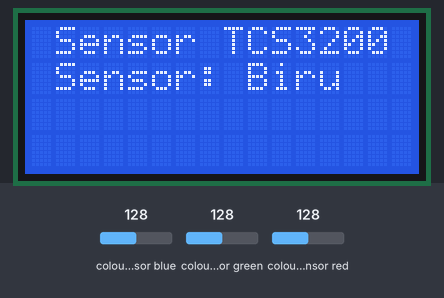
The sketch below on a simulated Arduino Uno, built with avr-gcc and run on an emulated ATmega328P. On the bench: 16×4 character LCD. Wiring (inferred from the names in the program): TCS3200 colour sensor: output pin 10; S2 pin 11; S3 pin 12; S0 pin 8; S1 pin 9. The inputs (shaded band) are chosen by the test bench; at power-on: colour sensor blue 128, colour sensor red 128, colour sensor green 128. What the sketch prints to the serial monitor is not drawn.

Above: at 1.2 s.
1.3 s: colour sensor blue set to 64
At 2.4 s:
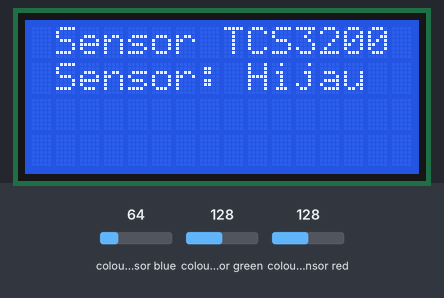
3.0 s: colour sensor red set to 191
At 4.6 s:
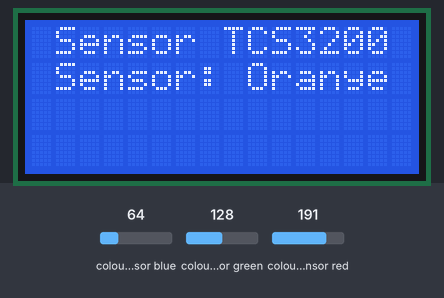
4.9 s: colour sensor blue set to 128
At 5.7 s:
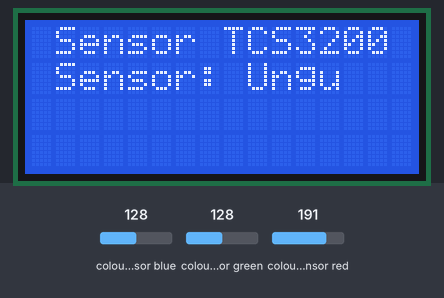
6.9 s: colour sensor red set to 128
At 7.7 s:
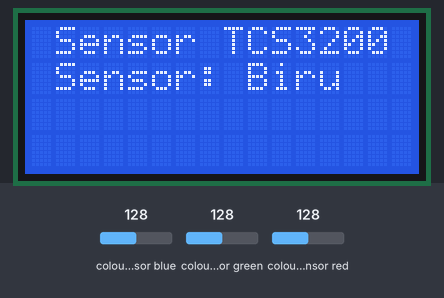
8.8 s: colour sensor green set to 64
At 9.7 s:
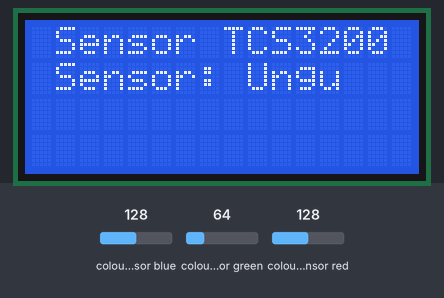
Timing chart, 0 to 11.7 s (numbered marks = the images above; inputs shaded):
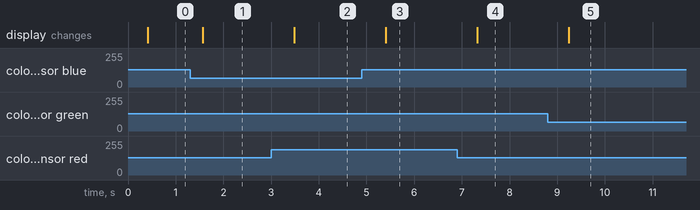

Measured:
- after the input at 1.3 s, the display: changes after 0.26 s (image 1)
- after the input at 3.0 s, the display: changes after 0.49 s (image 2)
- after the input at 4.9 s, the display: changes after 0.51 s (image 3)
- after the input at 6.9 s, the display: changes after 0.42 s (image 4)
- after the input at 8.8 s, the display: changes after 0.44 s (image 5)

The sketch:

ALPENA.ino
```cpp
// ALPENA
// Alat Pendeteksi Warna
// Modified by: Fatih Raka Ksatria


#include <LiquidCrystal_I2C.h>

LiquidCrystal_I2C lcd(0x3f,16,4);

#define S0 8
#define S1 9
#define S2 11
#define S3 12
#define sensorOut 10
byte frequency = 0;
byte a=0;
byte b=0;
byte c=0;

//set nilai kalibrasi tiap warna
byte Ra=25;
byte Rb=90;
byte Rc=70;

byte Ga=47;
byte Gb=40;
byte Gc=55;

byte Ba=43;
byte Bb=44;
byte Bc=26;

byte Ya=14;
byte Yb=20;
byte Yc=23;

byte Pa=38;
byte Pb=64;
byte Pc=28;

byte Oa=20;
byte Ob=66;
byte Oc=61;

byte Bla=150;
byte Blb=180;
byte Blc=120;

byte i=15; //set interval pembacaan

void setup() {
  pinMode(S0, OUTPUT);
  pinMode(S1, OUTPUT);
  pinMode(S2, OUTPUT);
  pinMode(S3, OUTPUT);
  pinMode(sensorOut, INPUT);

  // Setting frequency-scaling to 20%
  digitalWrite(S0,HIGH);
  digitalWrite(S1,LOW);

  Serial.begin(9600);
  lcd.begin();
  lcd.clear();
  lcd.setCursor(0,0);
  lcd.print(" Sensor TCS3200 ");
}

void loop() {
  // Setting red filtered photodiodes to be read
  digitalWrite(S2,LOW);
  digitalWrite(S3,LOW);
  // Reading the output frequency
  frequency = pulseIn(sensorOut, LOW);
  // Printing the value on the serial monitor
  Serial.print("R= ");//printing name
  Serial.print(frequency);//printing RED color frequency
  Serial.print("  ");
  a=frequency;
  delay(100);

  // Setting Green filtered photodiodes to be read
  digitalWrite(S2,HIGH);
  digitalWrite(S3,HIGH);
  // Reading the output frequency
  frequency = pulseIn(sensorOut, LOW);
  // Printing the value on the serial monitor
  Serial.print("G= ");//printing name
  Serial.print(frequency);//printing RED color frequency
  Serial.print("  ");
  b=frequency;
  delay(100);

  // Setting Blue filtered photodiodes to be read
  digitalWrite(S2,LOW);
  digitalWrite(S3,HIGH);
  // Reading the output frequency
  frequency = pulseIn(sensorOut, LOW);
  // Printing the value on the serial monitor
  Serial.print("B= ");//printing name
  Serial.print(frequency);//printing RED color frequency
  Serial.print("  ");
  c=frequency;
  delay(100);

  if ((a>(Ra-i) && a<(Ra+i)) & (b>(Rb-i) && b<(Rb+i)) & (c>(Rc-i) && c<(Rc+i)))
  {
    Serial.println("Merah");
    lcd.clear();
    lcd.setCursor(0,0);
    lcd.print(" Sensor TCS3200 ");
    lcd.setCursor(0,1);
    lcd.print(" Sensor: Merah ");
    }
  else if ((a>(Ga-i) && a<(Ga+i)) & (b>(Gb-i) && b<(Gb+i)) & (c>(Gc-i) && c<(Gc+i)))
  {
    Serial.println("Hijau");
    lcd.clear();
    lcd.setCursor(0,0);
    lcd.print(" Sensor TCS3200 ");
    lcd.setCursor(0,1);
    lcd.print(" Sensor: Hijau ");
    }
  else if ((a>(Ba-i) && a<(Ba+i)) & (b>(Bb-i) && b<(Bb+i)) & (c>(Bc-i) && c<(Bc+i)))
  {
    Serial.println("Biru");
    lcd.clear();
    lcd.setCursor(0,0);
    lcd.print(" Sensor TCS3200 ");
    lcd.setCursor(0,1);
    lcd.print(" Sensor: Biru ");
    }
    else if ((a>(Ya-i) && a<(Ya+i)) & (b>(Yb-i) && b<(Yb+i)) & (c>(Yc-i) && c<(Yc+i)))
  {
    Serial.println("Kuning");
    lcd.clear();
    lcd.setCursor(0,0);
    lcd.print(" Sensor TCS3200 ");
    lcd.setCursor(0,1);
    lcd.print(" Sensor: Kuning ");
    }
    else if ((a>(Pa-i) && a<(Pa+i)) & (b>(Pa-i) && b<(Pb+i)) & (c>(Pc-i) && c<(Pc+i)))
  {
    Serial.println("Ungu");
    lcd.clear();
    lcd.setCursor(0,0);
    lcd.print(" Sensor TCS3200 ");
    lcd.setCursor(0,1);
    lcd.print(" Sensor: Ungu ");
    }
    else if ((a>(Oa-i) && a<(Oa+i)) & (b>(Oa-i) && b<(Ob+i)) & (c>(Oc-i) && c<(Oc+i)))
  {
    Serial.println("Oranye");
    lcd.clear();
    lcd.setCursor(0,0);
    lcd.print(" Sensor TCS3200 ");
    lcd.setCursor(0,1);
    lcd.print(" Sensor: Oranye ");
    }
    else if ((a>(Bla-i) && a<(Bla+i)) & (b>(Blb-i) && b<(Blb+i)) & (c>(Blc-i) && c<(Blc+i)))
  {
    Serial.println("Hitam");
    lcd.clear();
    lcd.setCursor(0,0);
    lcd.print(" Sensor TCS3200 ");
    lcd.setCursor(0,1);
    lcd.print(" Sensor: Hitam ");
    }
  else
  {
    Serial.println(" ");
    }
  delay(50);
}
```
